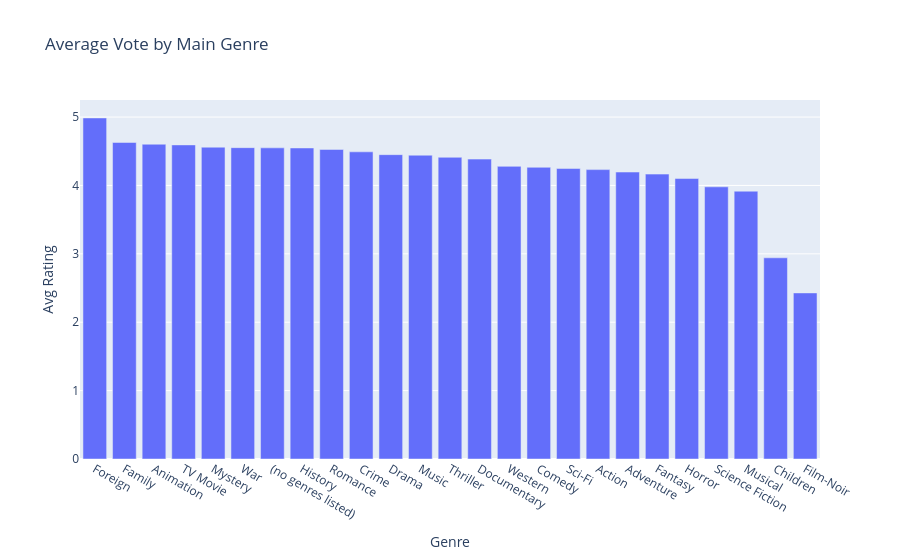

Notebook source saved alongside this figure:
### Code cell
avg_rating_by_genre = df.groupby("main_genre")["vote_average"].mean().reset_index()
avg_rating_by_genre = avg_rating_by_genre.sort_values(by="vote_average", ascending=False)

fig = px.bar(avg_rating_by_genre, x="main_genre", y="vote_average", 
             title="Average Vote by Main Genre", labels={"main_genre": "Genre", "vote_average": "Avg Rating"})
fig.show()

### Figure 1 — Plotly figure (JSON) as saved in the notebook; plotly's stock layout.template omitted (floating-point values rounded to 4 significant figures)
{"data": [{"hovertemplate": "Genre=%{x}<br>Avg Rating=%{y}<extra></extra>", "legendgroup": "", "marker": {"color": "#636efa", "pattern": {"shape": ""}}, "name": "", "orientation": "v", "showlegend": false, "textposition": "auto", "type": "bar", "x": ["Foreign", "Family", "Animation", "TV Movie", "Mystery", "War", "(no genres listed)", "History", "Romance", "Crime", "Drama", "Music", "Thriller", "Documentary", "Western", "Comedy", "Sci-Fi", "Action", "Adventure", "Fantasy", "Horror", "Science Fiction", "Musical", "Children", "Film-Noir"], "xaxis": "x", "y": [4.987, 4.628, 4.603, 4.593, 4.559, 4.552, 4.55, 4.548, 4.526, 4.491, 4.45, 4.442, 4.411, 4.385, 4.279, 4.265, 4.247, 4.232, 4.196, 4.165, 4.101, 3.98, 3.916, 2.942, 2.429], "yaxis": "y"}], "layout": {"barmode": "relative", "legend": {"tracegroupgap": 0}, "title": {"text": "Average Vote by Main Genre"}, "xaxis": {"anchor": "y", "domain": [0, 1], "title": {"text": "Genre"}}, "yaxis": {"anchor": "x", "domain": [0, 1], "title": {"text": "Avg Rating"}}}}
